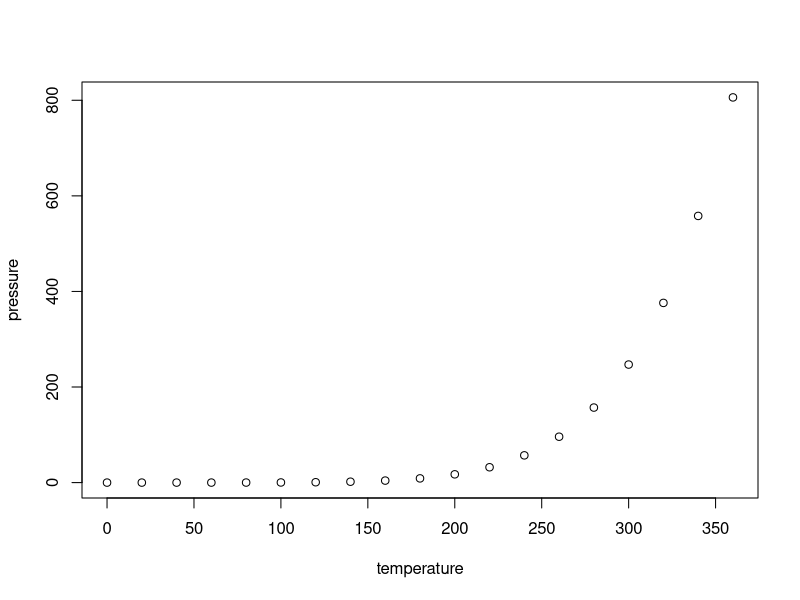
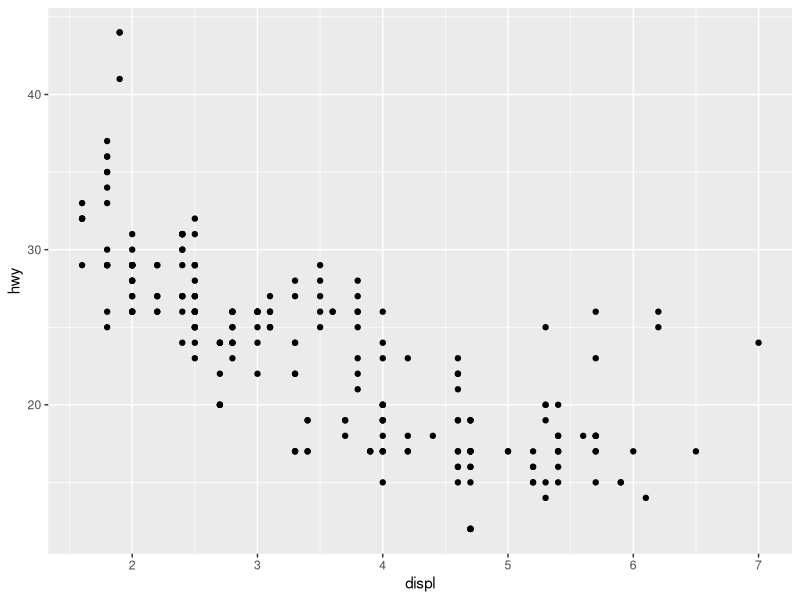
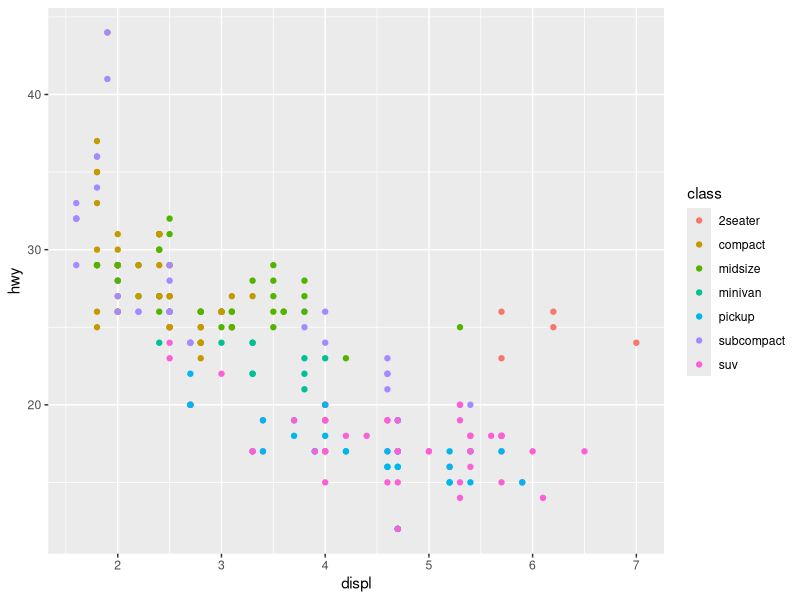
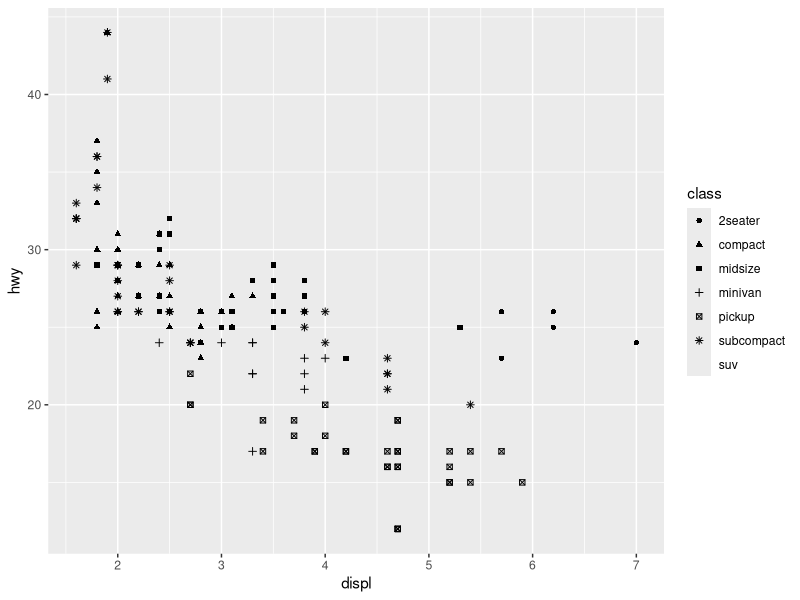
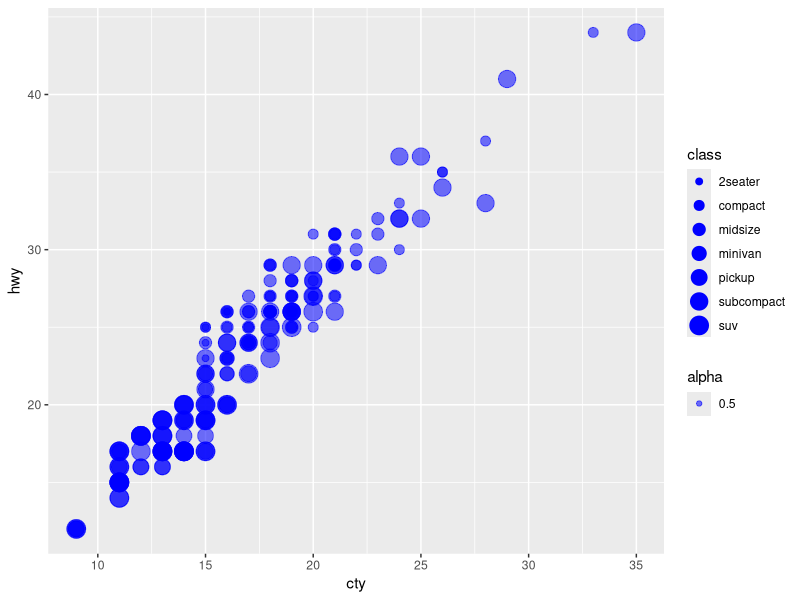
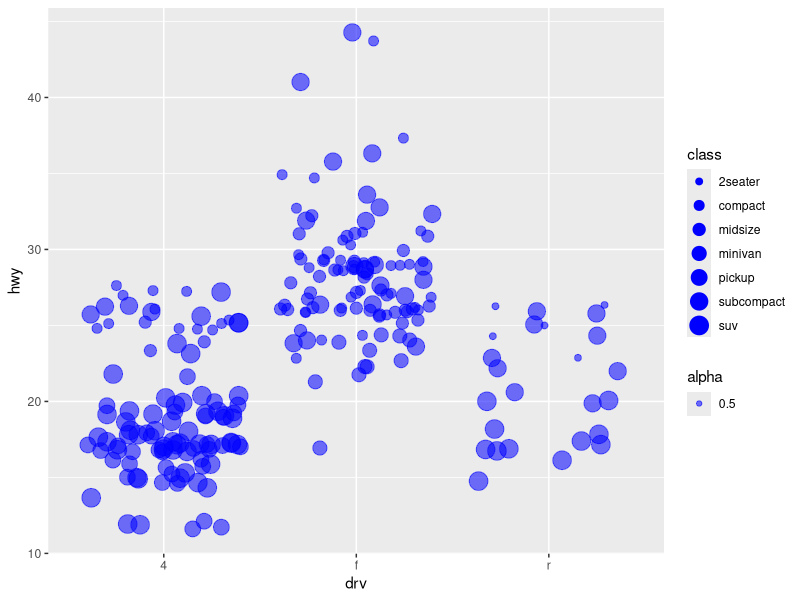
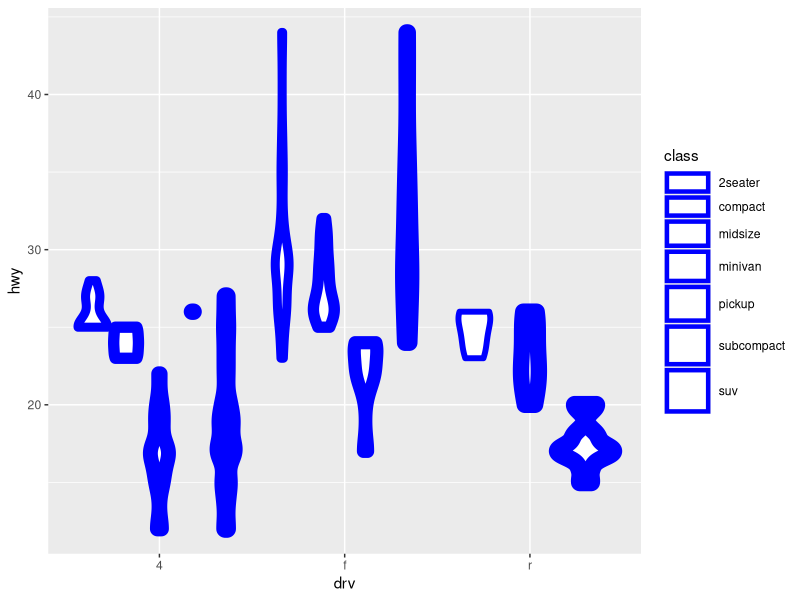
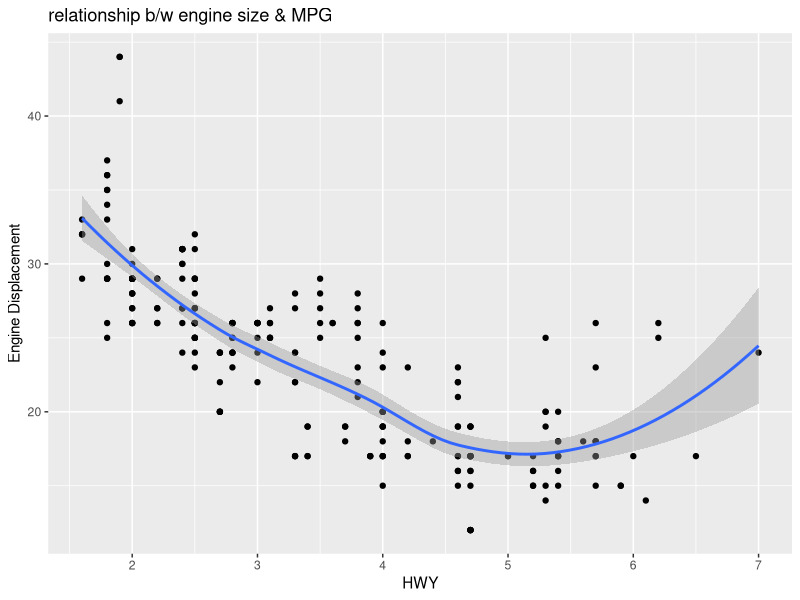

Generate these figures, in order, with R:
## ---- chunk 1
knitr::opts_chunk$set(echo = TRUE)
## ---- chunk 2
summary(cars)
## ---- chunk 3
plot(pressure)
## ---- chunk 4

library(tidyverse)
g <- ggplot(data=mpg, aes(x=displ, y=hwy))
g + geom_point()
## ---- chunk 5
library(tidyverse)
g <- ggplot(data=mpg, aes(x=displ, y=hwy))
g + geom_point(aes(color = class))
## ---- chunk 6
g <- ggplot(data=mpg, aes(x=displ, y=hwy))
g + geom_point(aes(shape = class))
## ---- chunk 7
g <- ggplot(data=mpg, aes(x=cty, y=hwy)) 
g +  geom_point(aes(alpha=0.5,size=class), color='blue')
## ---- chunk 8
g <- ggplot(data=mpg, aes(x=drv, y=hwy)) 
g +  geom_jitter(aes(alpha=0.5,size=class), color='blue')

g <- ggplot(data=mpg, aes(x=drv, y=hwy)) 
g +  geom_violin(aes(size=class), color='blue')

g <- ggplot(data=mpg, aes(x=displ, y=hwy)) 
g +  geom_point(aes(x=displ, y=hwy))+
  geom_smooth(aes(x=displ, y=hwy))+
labs(title="relationship b/w engine size & MPG", 
      x= 'HWY', y = "Engine Displacement")
      
